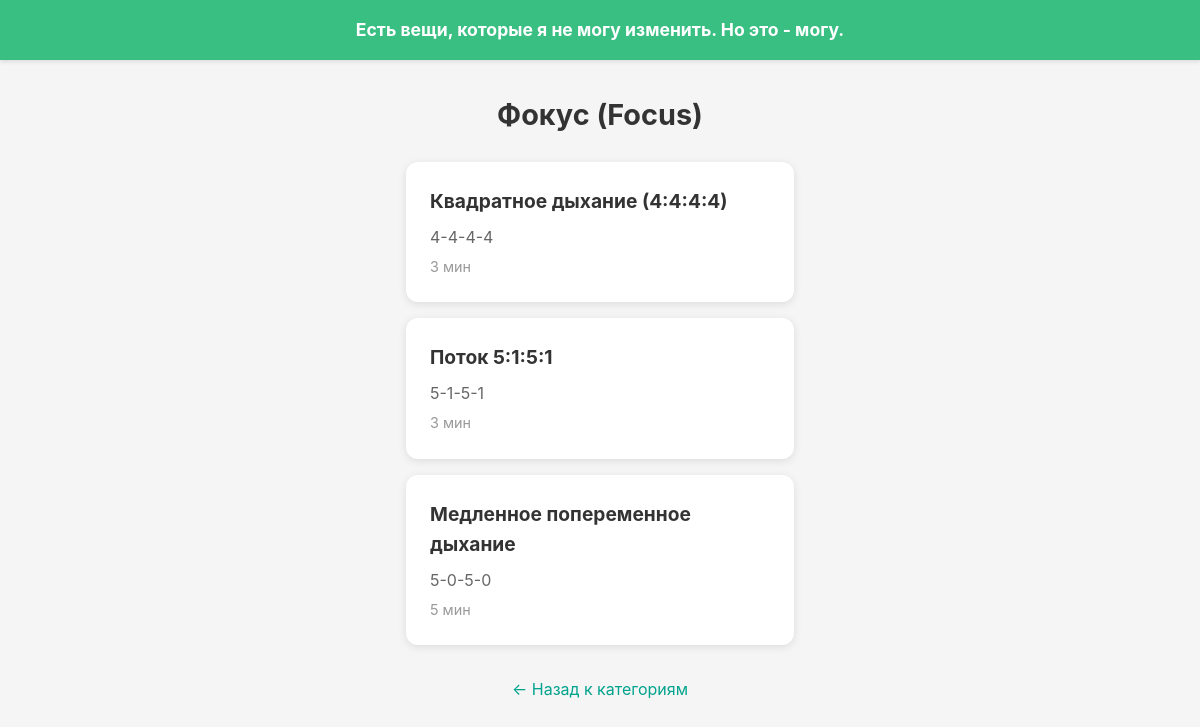
Page /breathe/2/ on the committed database.
### breathe/models.py (models this page shows, shortened)
class BreathingCategory(models.Model):
    name = models.CharField(
        max_length=100,
        blank=True,
        null=True,
        help_text="English name (internal, optional)"
    )
    name_ru = models.CharField(
        max_length=100,
        help_text="Russian display name (required)"
    )
    description_ru = models.TextField(
        blank=True,
        null=True,
        help_text="Category description in Russian (optional)"
    )
    order = models.IntegerField(
        blank=True,
        null=True,
        help_text="Display order (not used, categories ordered by PK)"
    )
    class Meta:
        verbose_name = "Breathing Category"
        verbose_name_plural = "Breathing Categories"
        ordering = ['pk']  # Order by primary key as per fixture

class BreathingTechnique(models.Model):
    BREATH_ORIGIN_CHOICES = [
        ('ABDOMEN', 'ABDOMEN'),
        ('CHEST', 'CHEST'),
        ('NOSTRILS', 'NOSTRILS'),
        ('MOUTH', 'MOUTH'),
        ('ALL', 'ALL'),
    ]
    category = models.ForeignKey(
        BreathingCategory,
        on_delete=models.CASCADE,
        related_name='techniques',
        help_text="Category this technique belongs to"
    )
    name_ru = models.CharField(
        max_length=200,
        help_text="Display name in Russian"
    )
    inhale = models.IntegerField(
        help_text="Inhale duration (seconds)"
    )
    hold_start = models.IntegerField(
        help_text="Hold after inhale (seconds)"
    )
    exhale = models.IntegerField(
        help_text="Exhale duration (seconds)"
    )
    hold_end = models.IntegerField(
        help_text="Hold after exhale (seconds)"
    )
    recommended_time_min = models.IntegerField(
        help_text="Total session duration (minutes)"
    )
    posture_ru = models.CharField(
        max_length=100,
        help_text="Quick preparation cue (e.g., 'Сидя')"
    )
    breath_origin = models.CharField(
        max_length=20,
        choices=BREATH_ORIGIN_CHOICES,
        help_text="Focus area: ABDOMEN, CHEST, NOSTRILS, MOUTH, or ALL"
    )
    instructions_ru = models.TextField(
        help_text="Detailed step-by-step instructions in Russian"
    )
    use_sound_cue = models.BooleanField(
        default=True,
        help_text="Default sound toggle state"
    )
    use_haptic_cue = models.BooleanField(
        default=True,
        help_text="Default vibration toggle state"
    )
    class Meta:
        verbose_name = "Breathing Technique"
        verbose_name_plural = "Breathing Techniques"
        ordering = ['category', 'id']
        indexes = [
            models.Index(fields=['category']),
        ]

### breathe/views.py (the view)
# urls.py: path('<int:category_id>/', views.technique_list_view, name='techniques'),
def technique_list_view(request, category_id):
    category = get_object_or_404(BreathingCategory, pk=category_id)
    techniques = BreathingTechnique.objects.filter(category=category).order_by('id')
    context = {
        'category': category,
        'techniques': techniques,
    }
    return render(request, 'breathe/techniques.html', context)

### templates/breathe/techniques.html (shortened to what this page needs)
{% extends 'base.html' %}
{% load static %}
{% block content %}
<div class="techniques-container">
    <h1 class="page-title">{{ category.name_ru }}</h1>
    <div class="techniques-list">
        {% for technique in techniques %}
        <a href="{% url 'breathe:technique' technique.id %}" class="technique-card">
            <div class="technique-name">{{ technique.name_ru }}</div>
            <div class="technique-timing">
                {{ technique.inhale }}-{{ technique.hold_start }}-{{ technique.exhale }}-{{ technique.hold_end }}
            </div>
            <div class="technique-duration">{{ technique.recommended_time_min }} мин</div>
        </a>
        {% endfor %}
    </div>
    <div class="back-link">
        <a href="{% url 'breathe:categories' %}">← Назад к категориям</a>
    </div>
</div>
{% endblock %}

### static/css/base.css (style rules this page uses)
* { margin: 0; padding: 0; box-sizing: border-box; }
body { font-family: -apple-system, BlinkMacSystemFont, 'Segoe UI', Roboto, 'Helvetica Neue', Arial, sans-serif; background-color: #f5f5f5; color: #333; line-height: 1.6; min-height: 100vh; display: flex; flex-direction: column; }
.page-title { font-size: 1.8rem; margin-bottom: 1.5rem; text-align: center; color: #333; }
.techniques-container { padding: 1rem 0; }
.techniques-list { display: flex; flex-direction: column; gap: 1rem; margin-bottom: 2rem; }
.technique-card { background: white; border-radius: 12px; padding: 1.5rem; text-decoration: none; color: #333; box-shadow: 0 2px 8px rgba(0,0,0,0.1); transition: transform 0.2s; display: block; }
.technique-name { font-size: 1.2rem; font-weight: bold; margin-bottom: 0.5rem; }
.technique-timing { font-size: 1rem; color: #666; margin-bottom: 0.3rem; }
.technique-duration { font-size: 0.9rem; color: #999; }
.back-link { text-align: center; margin-top: 2rem; }
.back-link a { color: #00A38D; text-decoration: none; font-size: 1rem; }

### rows in the picture
BreathingCategory: name_ru "Фокус (Focus)"
BreathingTechnique: name_ru "Квадратное дыхание (4:4:4:4)", inhale "4", hold_start "4", exhale "4", hold_end "4", recommended_time_min "3"
BreathingTechnique: name_ru "Поток 5:1:5:1", inhale "5", hold_start "1", exhale "5", hold_end "1", recommended_time_min "3"
BreathingTechnique: name_ru "Медленное попеременное дыхание", inhale "5", hold_start "0", exhale "5", hold_end "0", recommended_time_min "5"
